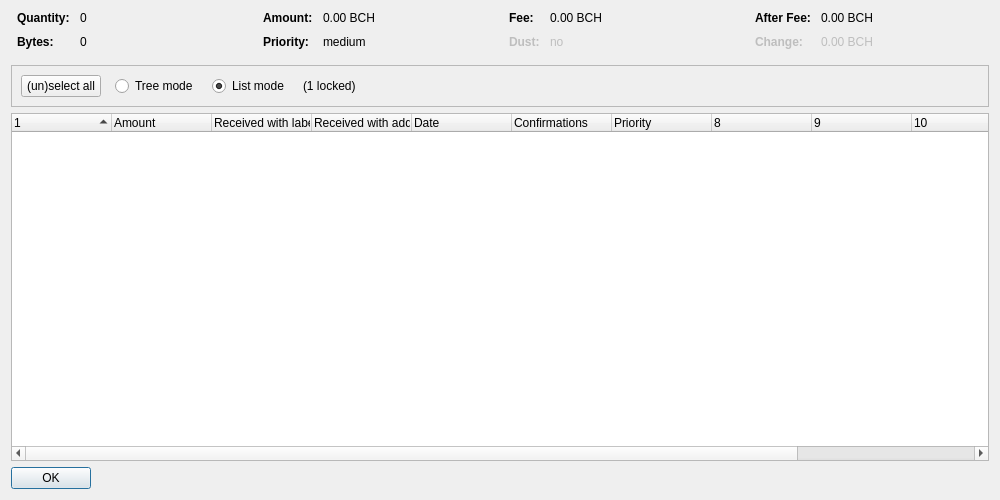
<?xml version="1.0" encoding="UTF-8"?>
<ui version="4.0">
 <class>CoinControlDialog</class>
 <widget class="QDialog" name="CoinControlDialog">
  <property name="geometry">
   <rect>
    <x>0</x>
    <y>0</y>
    <width>1000</width>
    <height>500</height>
   </rect>
  </property>
  <property name="windowTitle">
   <string>Coin Selection</string>
  </property>
  <layout class="QVBoxLayout" name="verticalLayout">
   <item>
    <layout class="QHBoxLayout" name="horizontalLayoutTop" stretch="0,0,0,0">
     <property name="topMargin">
      <number>0</number>
     </property>
     <property name="bottomMargin">
      <number>10</number>
     </property>
     <item>
      <layout class="QFormLayout" name="formLayoutCoinControl1">
       <property name="horizontalSpacing">
        <number>10</number>
       </property>
       <property name="verticalSpacing">
        <number>10</number>
       </property>
       <property name="leftMargin">
        <number>6</number>
       </property>
       <property name="rightMargin">
        <number>6</number>
       </property>
       <item row="0" column="0">
        <widget class="QLabel" name="labelCoinControlQuantityText">
         <property name="font">
          <font>
           <weight>75</weight>
           <bold>true</bold>
          </font>
         </property>
         <property name="text">
          <string>Quantity:</string>
         </property>
        </widget>
       </item>
       <item row="0" column="1">
        <widget class="QLabel" name="labelCoinControlQuantity">
         <property name="cursor">
          <cursorShape>IBeamCursor</cursorShape>
         </property>
         <property name="contextMenuPolicy">
          <enum>Qt::ActionsContextMenu</enum>
         </property>
         <property name="text">
          <string notr="true">0</string>
         </property>
         <property name="textInteractionFlags">
          <set>Qt::LinksAccessibleByMouse|Qt::TextSelectableByKeyboard|Qt::TextSelectableByMouse</set>
         </property>
        </widget>
       </item>
       <item row="1" column="0">
        <widget class="QLabel" name="labelCoinControlBytesText">
         <property name="font">
          <font>
           <weight>75</weight>
           <bold>true</bold>
          </font>
         </property>
         <property name="text">
          <string>Bytes:</string>
         </property>
        </widget>
       </item>
       <item row="1" column="1">
        <widget class="QLabel" name="labelCoinControlBytes">
         <property name="cursor">
          <cursorShape>IBeamCursor</cursorShape>
         </property>
         <property name="contextMenuPolicy">
          <enum>Qt::ActionsContextMenu</enum>
         </property>
         <property name="text">
          <string notr="true">0</string>
         </property>
         <property name="textInteractionFlags">
          <set>Qt::LinksAccessibleByMouse|Qt::TextSelectableByKeyboard|Qt::TextSelectableByMouse</set>
         </property>
        </widget>
       </item>
      </layout>
     </item>
     <item>
      <layout class="QFormLayout" name="formLayoutCoinControl2">
       <property name="horizontalSpacing">
        <number>10</number>
       </property>
       <property name="verticalSpacing">
        <number>10</number>
       </property>
       <property name="leftMargin">
        <number>6</number>
       </property>
       <property name="rightMargin">
        <number>6</number>
       </property>
       <item row="0" column="0">
        <widget class="QLabel" name="labelCoinControlAmountText">
         <property name="font">
          <font>
           <weight>75</weight>
           <bold>true</bold>
          </font>
         </property>
         <property name="text">
          <string>Amount:</string>
         </property>
        </widget>
       </item>
       <item row="0" column="1">
        <widget class="QLabel" name="labelCoinControlAmount">
         <property name="cursor">
          <cursorShape>IBeamCursor</cursorShape>
         </property>
         <property name="contextMenuPolicy">
          <enum>Qt::ActionsContextMenu</enum>
         </property>
         <property name="text">
          <string notr="true">0.00 BCH</string>
         </property>
         <property name="textInteractionFlags">
          <set>Qt::LinksAccessibleByMouse|Qt::TextSelectableByKeyboard|Qt::TextSelectableByMouse</set>
         </property>
        </widget>
       </item>
       <item row="1" column="0">
        <widget class="QLabel" name="labelCoinControlPriorityText">
         <property name="font">
          <font>
           <weight>75</weight>
           <bold>true</bold>
          </font>
         </property>
         <property name="text">
          <string>Priority:</string>
         </property>
        </widget>
       </item>
       <item row="1" column="1">
        <widget class="QLabel" name="labelCoinControlPriority">
         <property name="cursor">
          <cursorShape>IBeamCursor</cursorShape>
         </property>
         <property name="contextMenuPolicy">
          <enum>Qt::ActionsContextMenu</enum>
         </property>
         <property name="text">
          <string notr="true">medium</string>
         </property>
         <property name="textInteractionFlags">
          <set>Qt::LinksAccessibleByMouse|Qt::TextSelectableByKeyboard|Qt::TextSelectableByMouse</set>
         </property>
        </widget>
       </item>
      </layout>
     </item>
     <item>
      <layout class="QFormLayout" name="formLayoutCoinControl3">
       <property name="horizontalSpacing">
        <number>10</number>
       </property>
       <property name="verticalSpacing">
        <number>10</number>
       </property>
       <property name="leftMargin">
        <number>6</number>
       </property>
       <property name="rightMargin">
        <number>6</number>
       </property>
       <item row="0" column="0">
        <widget class="QLabel" name="labelCoinControlFeeText">
         <property name="font">
          <font>
           <weight>75</weight>
           <bold>true</bold>
          </font>
         </property>
         <property name="text">
          <string>Fee:</string>
         </property>
        </widget>
       </item>
       <item row="0" column="1">
        <widget class="QLabel" name="labelCoinControlFee">
         <property name="cursor">
          <cursorShape>IBeamCursor</cursorShape>
         </property>
         <property name="contextMenuPolicy">
          <enum>Qt::ActionsContextMenu</enum>
         </property>
         <property name="text">
          <string notr="true">0.00 BCH</string>
         </property>
         <property name="textInteractionFlags">
          <set>Qt::LinksAccessibleByMouse|Qt::TextSelectableByKeyboard|Qt::TextSelectableByMouse</set>
         </property>
        </widget>
       </item>
       <item row="1" column="0">
        <widget class="QLabel" name="labelCoinControlLowOutputText">
         <property name="enabled">
          <bool>false</bool>
         </property>
         <property name="font">
          <font>
           <weight>75</weight>
           <bold>true</bold>
          </font>
         </property>
         <property name="text">
          <string>Dust:</string>
         </property>
        </widget>
       </item>
       <item row="1" column="1">
        <widget class="QLabel" name="labelCoinControlLowOutput">
         <property name="enabled">
          <bool>false</bool>
         </property>
         <property name="cursor">
          <cursorShape>IBeamCursor</cursorShape>
         </property>
         <property name="contextMenuPolicy">
          <enum>Qt::ActionsContextMenu</enum>
         </property>
         <property name="text">
          <string notr="true">no</string>
         </property>
         <property name="textInteractionFlags">
          <set>Qt::LinksAccessibleByMouse|Qt::TextSelectableByKeyboard|Qt::TextSelectableByMouse</set>
         </property>
        </widget>
       </item>
      </layout>
     </item>
     <item>
      <layout class="QFormLayout" name="formLayoutCoinControl4">
       <property name="horizontalSpacing">
        <number>10</number>
       </property>
       <property name="verticalSpacing">
        <number>10</number>
       </property>
       <property name="leftMargin">
        <number>6</number>
       </property>
       <property name="rightMargin">
        <number>6</number>
       </property>
       <item row="0" column="0">
        <widget class="QLabel" name="labelCoinControlAfterFeeText">
         <property name="font">
          <font>
           <weight>75</weight>
           <bold>true</bold>
          </font>
         </property>
         <property name="text">
          <string>After Fee:</string>
         </property>
        </widget>
       </item>
       <item row="0" column="1">
        <widget class="QLabel" name="labelCoinControlAfterFee">
         <property name="cursor">
          <cursorShape>IBeamCursor</cursorShape>
         </property>
         <property name="contextMenuPolicy">
          <enum>Qt::ActionsContextMenu</enum>
         </property>
         <property name="text">
          <string notr="true">0.00 BCH</string>
         </property>
         <property name="textInteractionFlags">
          <set>Qt::LinksAccessibleByMouse|Qt::TextSelectableByKeyboard|Qt::TextSelectableByMouse</set>
         </property>
        </widget>
       </item>
       <item row="1" column="0">
        <widget class="QLabel" name="labelCoinControlChangeText">
         <property name="enabled">
          <bool>false</bool>
         </property>
         <property name="font">
          <font>
           <weight>75</weight>
           <bold>true</bold>
          </font>
         </property>
         <property name="text">
          <string>Change:</string>
         </property>
        </widget>
       </item>
       <item row="1" column="1">
        <widget class="QLabel" name="labelCoinControlChange">
         <property name="enabled">
          <bool>false</bool>
         </property>
         <property name="cursor">
          <cursorShape>IBeamCursor</cursorShape>
         </property>
         <property name="contextMenuPolicy">
          <enum>Qt::ActionsContextMenu</enum>
         </property>
         <property name="text">
          <string notr="true">0.00 BCH</string>
         </property>
         <property name="textInteractionFlags">
          <set>Qt::LinksAccessibleByMouse|Qt::TextSelectableByKeyboard|Qt::TextSelectableByMouse</set>
         </property>
        </widget>
       </item>
      </layout>
     </item>
    </layout>
   </item>
   <item>
    <widget class="QFrame" name="frame">
     <property name="minimumSize">
      <size>
       <width>0</width>
       <height>40</height>
      </size>
     </property>
     <property name="frameShape">
      <enum>QFrame::StyledPanel</enum>
     </property>
     <property name="frameShadow">
      <enum>QFrame::Sunken</enum>
     </property>
     <layout class="QHBoxLayout" name="horizontalLayout">
      <item>
       <layout class="QHBoxLayout" name="horizontalLayoutPanel" stretch="0,0,0,0,0">
        <property name="spacing">
         <number>14</number>
        </property>
        <item>
         <widget class="QPushButton" name="pushButtonSelectAll">
          <property name="sizePolicy">
           <sizepolicy hsizetype="Maximum" vsizetype="Fixed">
            <horstretch>0</horstretch>
            <verstretch>0</verstretch>
           </sizepolicy>
          </property>
          <property name="text">
           <string>(un)select all</string>
          </property>
          <property name="autoDefault">
           <bool>false</bool>
          </property>
         </widget>
        </item>
        <item>
         <widget class="QRadioButton" name="radioTreeMode">
          <property name="sizePolicy">
           <sizepolicy hsizetype="Maximum" vsizetype="Fixed">
            <horstretch>0</horstretch>
            <verstretch>0</verstretch>
           </sizepolicy>
          </property>
          <property name="text">
           <string>Tree mode</string>
          </property>
         </widget>
        </item>
        <item>
         <widget class="QRadioButton" name="radioListMode">
          <property name="sizePolicy">
           <sizepolicy hsizetype="Maximum" vsizetype="Fixed">
            <horstretch>0</horstretch>
            <verstretch>0</verstretch>
           </sizepolicy>
          </property>
          <property name="text">
           <string>List mode</string>
          </property>
          <property name="checked">
           <bool>true</bool>
          </property>
         </widget>
        </item>
        <item>
         <widget class="QLabel" name="labelLocked">
          <property name="text">
           <string notr="true">(1 locked)</string>
          </property>
         </widget>
        </item>
        <item>
         <spacer name="horizontalSpacer">
          <property name="orientation">
           <enum>Qt::Horizontal</enum>
          </property>
          <property name="sizeHint" stdset="0">
           <size>
            <width>40</width>
            <height>20</height>
           </size>
          </property>
         </spacer>
        </item>
       </layout>
      </item>
     </layout>
    </widget>
   </item>
   <item>
    <widget class="CoinControlTreeWidget" name="treeWidget">
     <property name="contextMenuPolicy">
      <enum>Qt::CustomContextMenu</enum>
     </property>
     <property name="sortingEnabled">
      <bool>false</bool>
     </property>
     <property name="columnCount">
      <number>12</number>
     </property>
     <attribute name="headerShowSortIndicator" stdset="0">
      <bool>true</bool>
     </attribute>
     <attribute name="headerStretchLastSection">
      <bool>false</bool>
     </attribute>
     <column>
      <property name="text">
       <string/>
      </property>
     </column>
     <column>
      <property name="text">
       <string>Amount</string>
      </property>
     </column>
     <column>
      <property name="text">
       <string>Received with label</string>
      </property>
     </column>
     <column>
      <property name="text">
       <string>Received with address</string>
      </property>
     </column>
     <column>
      <property name="text">
       <string>Date</string>
      </property>
     </column>
     <column>
      <property name="text">
       <string>Confirmations</string>
      </property>
      <property name="toolTip">
       <string>Confirmed</string>
      </property>
     </column>
     <column>
      <property name="text">
       <string>Priority</string>
      </property>
     </column>
     <column>
      <property name="text">
       <string/>
      </property>
     </column>
     <column>
      <property name="text">
       <string/>
      </property>
     </column>
     <column>
      <property name="text">
       <string/>
      </property>
     </column>
     <column>
      <property name="text">
       <string/>
      </property>
     </column>
     <column>
      <property name="text">
       <string/>
      </property>
     </column>
    </widget>
   </item>
   <item>
    <widget class="QDialogButtonBox" name="buttonBox">
     <property name="sizePolicy">
      <sizepolicy hsizetype="Maximum" vsizetype="Fixed">
       <horstretch>0</horstretch>
       <verstretch>0</verstretch>
      </sizepolicy>
     </property>
     <property name="orientation">
      <enum>Qt::Horizontal</enum>
     </property>
     <property name="standardButtons">
      <set>QDialogButtonBox::Ok</set>
     </property>
    </widget>
   </item>
  </layout>
 </widget>
 <customwidgets>
  <customwidget>
   <class>CoinControlTreeWidget</class>
   <extends>QTreeWidget</extends>
   <header>coincontroltreewidget.h</header>
  </customwidget>
 </customwidgets>
 <resources/>
 <connections/>
</ui>
